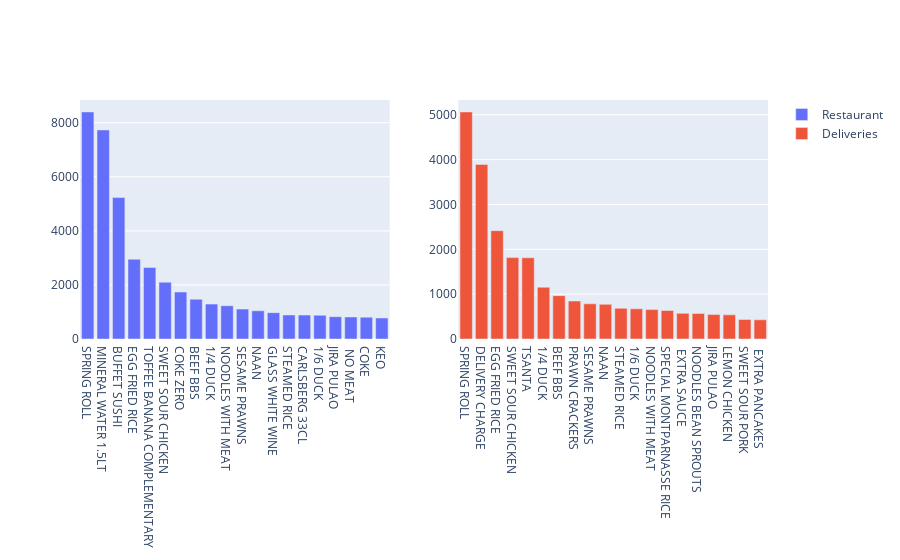

Here is the notebook cell this chart was saved with:
### Code cell
# Explore best selling products

p_rest= df[df.IsDelivery == 0][["ProductDesignation","Qty"]].groupby(["ProductDesignation"]).sum().sort_values(by = "Qty", ascending = False).reset_index() 
p_deli= df[df.IsDelivery == 1][["ProductDesignation","Qty"]].groupby(["ProductDesignation"]).sum().sort_values(by = "Qty", ascending = False).reset_index() 


fig = make_subplots(1,2)

fig.add_trace(go.Bar(name='Restaurant', x=p_rest['ProductDesignation'][0:20], y=p_rest["Qty"][0:20]),1,1)
fig.add_trace(go.Bar(name='Deliveries', x=p_deli['ProductDesignation'][0:20], y=p_deli["Qty"][0:20]),1,2)


# Change the bar mode 
fig.show()

### Figure 1 — Plotly figure (JSON) as saved in the notebook; plotly's stock layout.template omitted (floating-point values rounded to 4 significant figures)
{"data": [{"name": "Restaurant", "type": "bar", "x": ["SPRING ROLL", "MINERAL WATER 1.5LT", "BUFFET SUSHI", "EGG FRIED RICE", "TOFFEE BANANA COMPLEMENTARY", "SWEET SOUR CHICKEN", "COKE ZERO", "BEEF BBS", "1/4 DUCK", "NOODLES WITH MEAT", "SESAME PRAWNS", "NAAN", "GLASS WHITE WINE", "STEAMED RICE", "CARLSBERG 33CL", "1/6 DUCK", "JIRA PULAO", " NO MEAT", "COKE", "KEO"], "xaxis": "x", "y": [8398, 7731, 5231, 2951, 2647, 2101, 1738, 1472, 1291, 1230, 1106, 1044, 974, 889, 884, 878, 826, 815, 807, 777], "yaxis": "y"}, {"name": "Deliveries", "type": "bar", "x": ["SPRING ROLL", "DELIVERY CHARGE", "EGG FRIED RICE", "SWEET SOUR CHICKEN", "TSANTA", "1/4 DUCK", "BEEF BBS", "PRAWN CRACKERS", "SESAME PRAWNS", "NAAN", "STEAMED RICE", "1/6 DUCK", "NOODLES WITH MEAT", "SPECIAL MONTPARNASSE RICE", " EXTRA SAUCE", "NOODLES BEAN SPROUTS", "JIRA PULAO", "LEMON CHICKEN", "SWEET SOUR PORK", " EXTRA PANCAKES"], "xaxis": "x2", "y": [5063, 3892, 2416, 1815, 1812, 1154, 967, 847, 785, 773, 684, 673, 656, 637, 572, 570, 547, 538, 434, 428], "yaxis": "y2"}], "layout": {"xaxis": {"anchor": "y", "domain": [0, 0.45]}, "xaxis2": {"anchor": "y2", "domain": [0.55, 1]}, "yaxis": {"anchor": "x", "domain": [0, 1]}, "yaxis2": {"anchor": "x2", "domain": [0, 1]}}}
